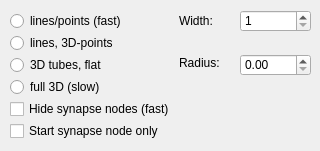
          <widget class="QWidget" name="tab_6">
           <attribute name="title">
            <string>Synapse</string>
           </attribute>
           <widget class="QLabel" name="label_44">
            <property name="geometry">
             <rect>
              <x>179</x>
              <y>54</y>
              <width>51</width>
              <height>17</height>
             </rect>
            </property>
            <property name="text">
             <string>Radius:</string>
            </property>
           </widget>
           <widget class="QRadioButton" name="radioBtn_Synfull3D">
            <property name="geometry">
             <rect>
              <x>10</x>
              <y>76</y>
              <width>141</width>
              <height>22</height>
             </rect>
            </property>
            <property name="text">
             <string>full 3D (slow)</string>
            </property>
           </widget>
           <widget class="QDoubleSpinBox" name="SpinBox_SynRadius">
            <property name="geometry">
             <rect>
              <x>240</x>
              <y>54</y>
              <width>71</width>
              <height>22</height>
             </rect>
            </property>
            <property name="maximum">
             <double>10000000.000000000000000</double>
            </property>
           </widget>
           <widget class="QRadioButton" name="radioBtn_Syntubesflat">
            <property name="geometry">
             <rect>
              <x>10</x>
              <y>54</y>
              <width>141</width>
              <height>22</height>
             </rect>
            </property>
            <property name="text">
             <string>3D tubes, flat</string>
            </property>
           </widget>
           <widget class="QLabel" name="label_49">
            <property name="geometry">
             <rect>
              <x>179</x>
              <y>10</y>
              <width>51</width>
              <height>22</height>
             </rect>
            </property>
            <property name="text">
             <string>Width:</string>
            </property>
           </widget>
           <widget class="QSpinBox" name="SpinBox_SynLineWidth">
            <property name="geometry">
             <rect>
              <x>240</x>
              <y>10</y>
              <width>71</width>
              <height>22</height>
             </rect>
            </property>
            <property name="minimum">
             <number>1</number>
            </property>
           </widget>
           <widget class="QCheckBox" name="HideSynNodes">
            <property name="geometry">
             <rect>
              <x>10</x>
              <y>98</y>
              <width>203</width>
              <height>22</height>
             </rect>
            </property>
            <property name="text">
             <string>Hide synapse nodes (fast)</string>
            </property>
            <property name="checked">
             <bool>false</bool>
            </property>
           </widget>
           <widget class="QRadioButton" name="radioBtn_Synlines2Dpoints">
            <property name="geometry">
             <rect>
              <x>10</x>
              <y>10</y>
              <width>151</width>
              <height>22</height>
             </rect>
            </property>
            <property name="text">
             <string>lines/points (fast)</string>
            </property>
           </widget>
           <widget class="QRadioButton" name="radioBtn_Synlines3Dpoints">
            <property name="geometry">
             <rect>
              <x>10</x>
              <y>32</y>
              <width>141</width>
              <height>22</height>
             </rect>
            </property>
            <property name="text">
             <string>lines, 3D-points</string>
            </property>
           </widget>
           <widget class="QCheckBox" name="SynStartNodeOnly">
            <property name="geometry">
             <rect>
              <x>10</x>
              <y>120</y>
              <width>203</width>
              <height>22</height>
             </rect>
            </property>
            <property name="text">
             <string>Start synapse node only</string>
            </property>
            <property name="checked">
             <bool>false</bool>
            </property>
           </widget>
          </widget>
